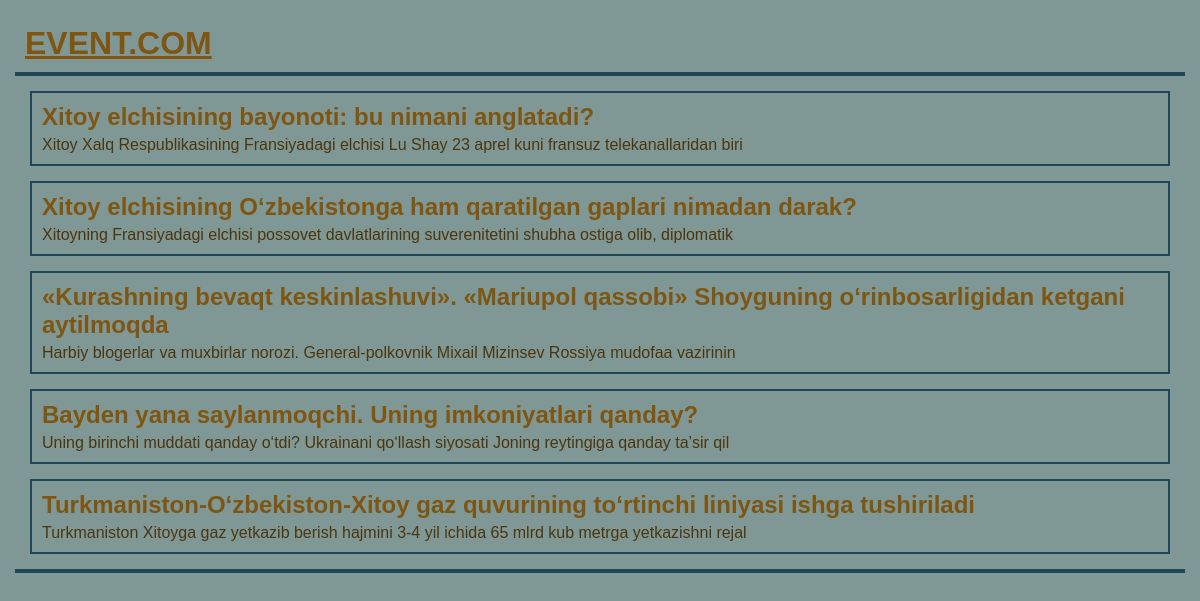
The page / on the database its author committed.
### blog/models.py (models this page shows, shortened)
class Post(models.Model):
    title = models.CharField(max_length=200)
    body = models.TextField()
    author = models.ForeignKey(
        'auth.User',
        on_delete=models.CASCADE
    )

### blog/views.py (the view)
# urls.py: path('', BlogListView.as_view(), name='home'),
class BlogListView(ListView):
    model = Post
    template_name='home.html'

### templates/home.html (shortened to what this page needs)
{% extends 'base.html' %}
{% load static %}
{% block content %}
<link rel="stylesheet" href="{% static 'css/home.css' %}">
    {% for post in object_list %}
        <div class="post-entry">
            <h2><a href="{% url 'post' post.pk %}">{{ post.title }}</a></h2>
            <p>{{ post.body | slice:":100" }}</p>
        </div>
    {% endfor %}
{% endblock content %}

### templates/base.html (shortened to what this page needs)
{% load static %}
<!DOCTYPE html>
<html lang="en">
<head>
    <link rel="stylesheet" href="{% static 'css/base.css' %}">
    <link rel="stylesheet" href="{% static 'css/post.css' %}">
    <link rel="stylesheet" href="{% static 'css/home.css' %}">
</head>
<body>
    <header class="head">
        <h1><a href="{% url 'home' %}">EVENT.COM</a></h1>
    </header>
    <div class="border">
        {% block content %}
        {% endblock content %}
    </div>
</body>
</html>

### static/css/base.css (style rules this page uses)
body { background-color: rgb(127, 152, 150); }
body, h1, h2, p { margin: 0; padding: 0; font-family: sans-serif; }
.head { border-bottom: 4px solid rgb(32, 70, 87); height: 20%; margin: 15px; padding: 10px; }
.head h1 a { color: rgb(126, 86, 18); }
.border { border-bottom: 4px solid rgb(32, 70, 87); margin: 15px; }

### static/css/post.css (style rules this page uses)
body { background-color: rgb(127, 152, 150); }
body, h1, h2, p { margin: 0; padding: 0; font-family: sans-serif; }
.post-entry { border: 2px solid rgb(32, 70, 87); margin: 15px; padding: 10px; }
.post-entry h2 { color: rgb(126, 86, 18); }
.post-entry p { margin-top: 5px; color: rgb(76, 53, 14); }

### static/css/home.css (style rules this page uses)
body { background-color: rgb(127, 152, 150); }
body, h1, h2, p { margin: 0; padding: 0; font-family: sans-serif; }
.post-entry { border: 2px solid rgb(32, 70, 87); margin: 15px; padding: 10px; }
.post-entry h2 a { color: rgb(126, 86, 18); text-decoration: none; margin-bottom: 5px; }
.post-entry p { color: rgb(76, 53, 14); }

### rows shown on the page
Post: title "Xitoy elchisining bayonoti: bu nimani anglatadi?", body "Xitoy Xalq Respublikasining Fransiyadagi elchisi Lu Shay 23 aprel kuni fransuz telekanallaridan biri"
Post: title "Xitoy elchisining O‘zbekistonga ham qaratilgan gaplari nimadan darak?", body "Xitoyning Fransiyadagi elchisi possovet davlatlarining suverenitetini shubha ostiga olib, diplomatik"
Post: title "«Kurashning bevaqt keskinlashuvi». «Mariupol qassobi» Shoyguning o‘rinbosarligidan ketgani aytilmoqda", body "Harbiy blogerlar va muxbirlar norozi. General-polkovnik Mixail Mizinsev Rossiya mudofaa vazirinin"
Post: title "Bayden yana saylanmoqchi. Uning imkoniyatlari qanday?", body "Uning birinchi muddati qanday o‘tdi? Ukrainani qo‘llash siyosati Joning reytingiga qanday ta’sir qil"
Post: title "Turkmaniston-O‘zbekiston-Xitoy gaz quvurining to‘rtinchi liniyasi ishga tushiriladi", body "Turkmaniston Xitoyga gaz yetkazib berish hajmini 3-4 yil ichida 65 mlrd kub metrga yetkazishni rejal"
